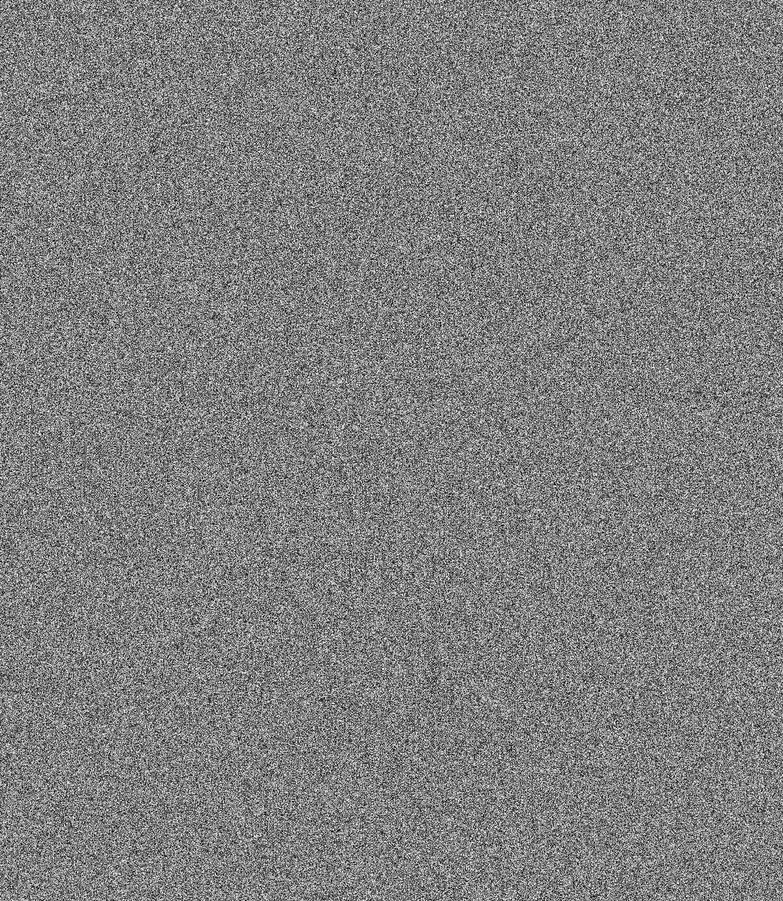
#> input picture 2022/dungeons_portal_enc.png, 783 x 901 px, shrunk from 1200 x 1380 before the run
$ python ecailles_dragon.py
#> lines starting #> are read from the running program, lines starting #| are printed output that depends on the picture
# python 3.10.3

from PIL import Image

im = Image.open("dungeons_portal_enc.png")
#> im is the input picture: PIL image 783x901 L; min 0, max 255, mean 127.4

px = im.load()

width, height = im.size
#> width = 783; height = 901

for x in range(width):
    for y in range(height):
        pixel = im.getpixel((x, y))
        sum = x**3 + y**7

        im.putpixel((x,y), pixel ^ (sum%256))
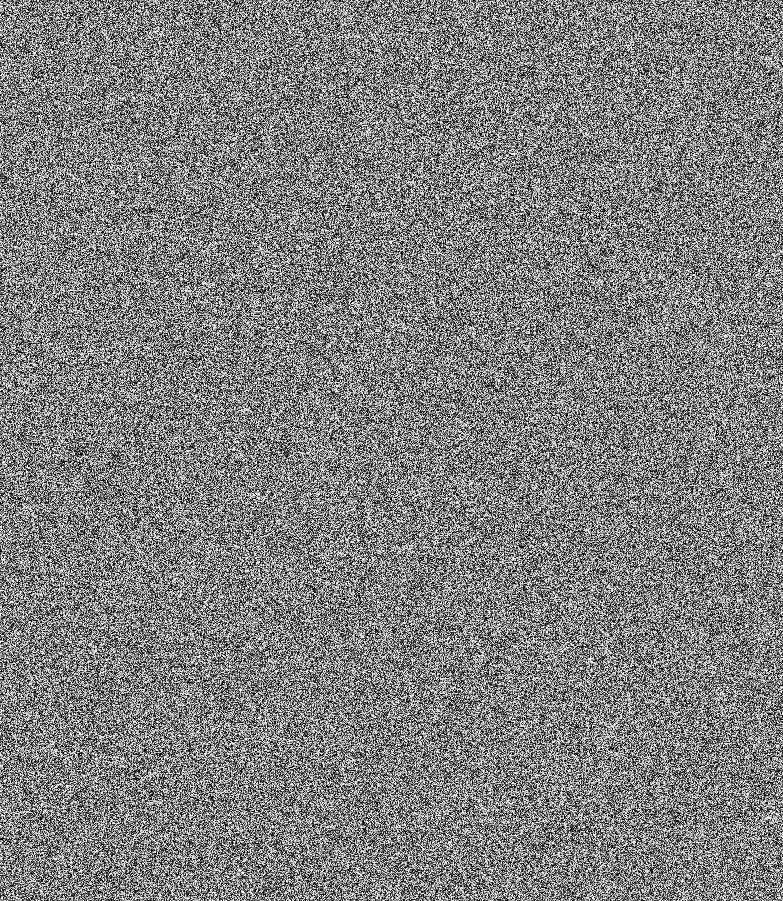
#> im: PIL image 783x901 L; min 0, max 255, mean 127.4

# im.save("new_image.png")
im.show()
